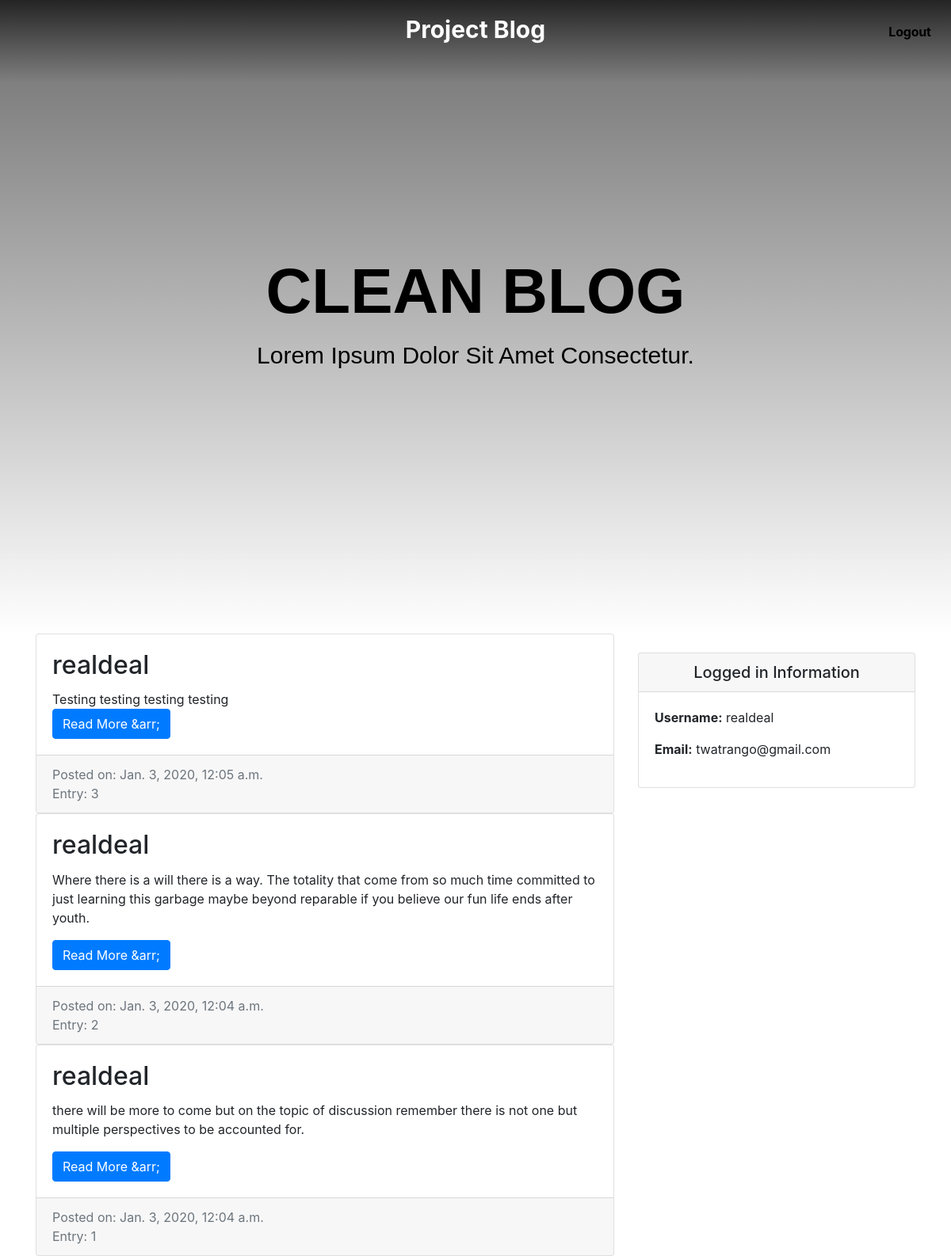
The app's page / (signed in) with its own data.
### entries/models.py (models this page shows, shortened)
class Entry(models.Model):
	entry_title = models.CharField(max_length=50)
	entry_text = models.TextField()
	entry_date = models.DateTimeField(auto_now_add=True)
	entry_author = models.ForeignKey(User, on_delete=models.CASCADE)
	class Meta:
		verbose_name_plural = "entries"

### entries/views.py (the view)
# urls.py: path('', HomeView.as_view(), name = 'blog-home'),
class HomeView(LoginRequiredMixin, ListView):
	model = Entry
	template_name = 'entries/index.html'
	context_object_name = "blog_entries"
	ordering = ['-entry_date']
	paginate_by = 3

### entries/templates/entries/index.html
{% extends "entries/base.html" %}
{% block content %}
	<div class="col-md-8">
		{% for entry in blog_entries %}
		<div class="card md-4">
			<div class="card-body">
				<h2 class="card-title">{{ entry.entry_author }}</h2>
				<p class="card-text">{{ entry.entry_text }}</p>
				<a href="{% url 'entry-detail' entry.pk %}" class="btn btn-primary">Read More &arr;</a>
			</div>
			<div class="card-footer text-muted">
				Posted on: {{ entry.entry_date }}
				<br>
				Entry: {{ entry.id }}
			</div>
		</div>
		{% endfor %}
	</div>
{% endblock %}

### entries/templates/entries/base.html (shortened to what this page needs)
{% load static %}
<!DOCTYPE html>
<html lang="en">
<head>
	<link rel="stylesheet" type="text/css" href="{% static 'entries/css/style.css' %}">
	<link rel="stylesheet" href="https://stackpath.bootstrapcdn.com/bootstrap/4.3.1/css/bootstrap.min.css">
</head>
<body>
  <section id="navigation">
    <div class="bg-image">
      <div class="bw-gradient">
        <div class="container">
          <div class="row">
            <div class="col-sm-12 header">
              <h1 class="text-center text-uppercase">clean blog</h1>
              <p class="text-center text-capitalize">Lorem ipsum dolor sit amet consectetur.</p>
            </div>
          </div>
        </div>
      </div>
      <div class="header">
        <div class="sub-header text-capitalize font-weight-bold">
          <div class="logo">
            <a href="{% url 'blog-home' %}">Project Blog</a>
          </div>
          <ul class="right-menu">
            <li><a href="{% url 'logout' %}">Logout<a></li>
          </ul>
        </div>
      </div>
    </div>
  </section>
  <section>
	<div class="container">
		<div class="row">
		  {% block content %} {% endblock %}
		<div class="col-md-4">
			<div class="card my-4">
				<h5 class="card-header text-center">Logged in Information</h5>
		        <div class="card-body">
		          <ul class="list-unstyled mb-0">
		            <li>
		              <p> <strong>Username:</strong> {{user.username}}</p>
		            </li>
		            <li>
		              <p> <strong>Email:</strong> {{user.email}}</p>
		            </li>
		          </ul>
		        </div>
			</div>
		</div>
		</div>
	</div>
  </section>
</body>
</html>

### entries/static/entries/css/style.css (style rules this page uses)
* { margin: 0; padding: 0; }
#navigation .bg-image { background-position: center; background-repeat: no-repeat; background-size: cover; height: 100vh; }
#navigation .bw-gradient { width: 100%; height: 100vh; position: absolute; background: -moz-linear-gradient(top, rgba(0,0,0,0.86) 0%, rgba(0,0,0,0.5) 13%, rgba(0,0,0,0) 100%); background: -webkit-linear-gradient(top, rgba(0,0,0,0.86) 0%,rgba(0,0,0,0.5) 13%,rgba(0,0,0,0) 100%); background: linear-gradient(to bottom, rgba(0,0,0,0.86) 0%,rgba(0,0,0,0.5) 13%,rgba(0,0,0,0) 100%); filter: progid:DXImageTransform.Microsoft.gradient( startColorstr='#db000000', endColorstr='#00000000',GradientType=0 ); }
#navigation .bw-gradient .container { position: absolute; top: 40%; left: 50%; transform: translate(-50%, -50%); font-family: sans-serif; color: #000; }
#navigation .bw-gradient .container h1 { font-size: 80px; font-weight: 900; }
#navigation .bw-gradient .container p { font-size: 30px; font-weight: 500px; margin-top: 10px; }
#navigation .header { position: fixed; width: 100%; height: 70px; z-index: 100; }
#navigation .sub-header .logo a { position: absolute; font-size: 30px; left: 50%; transform: translate(-50%); text-decoration: none; color: #fff; top: 15px; }
#navigation .sub-header .right-menu { float: right; }
#navigation .sub-header ul li { float: left; list-style: none; min-width: 100px; height: 30px; line-height: 30px; margin: 20px 2px; padding: 0 7px; }
#navigation .sub-header ul li a { display: block; text-align: center; border-radius: 10px; letter-spacing: -0.2px; text-decoration: none; color: #000; padding: 5px; }
@media screen and (max-width:1200px) { #navigation .sub-header { width: 100%; } }
::placeholder { font-size: 20px; font-weight: bold; }

### records on screen
Entry: entry_author "realdeal", entry_text "Testing testing testing testing", entry_date "Jan. 3, 2020, 12:05 a.m.", id "3"
Entry: entry_author "realdeal", entry_text "Where there is a will there is a way. The totality that come from so much time committed to just learning this garbage maybe beyond reparable if you believe our fun life ends after youth.", entry_date "Jan. 3, 2020, 12:04 a.m.", id "2"
Entry: entry_author "realdeal", entry_text "there will be more to come but on the topic of discussion remember there is not one but multiple perspectives to be accounted for.", entry_date "Jan. 3, 2020, 12:04 a.m.", id "1"

### other values on screen
{{ user.username }} "realdeal"
{{ user.email }} "twatrango@gmail.com"
